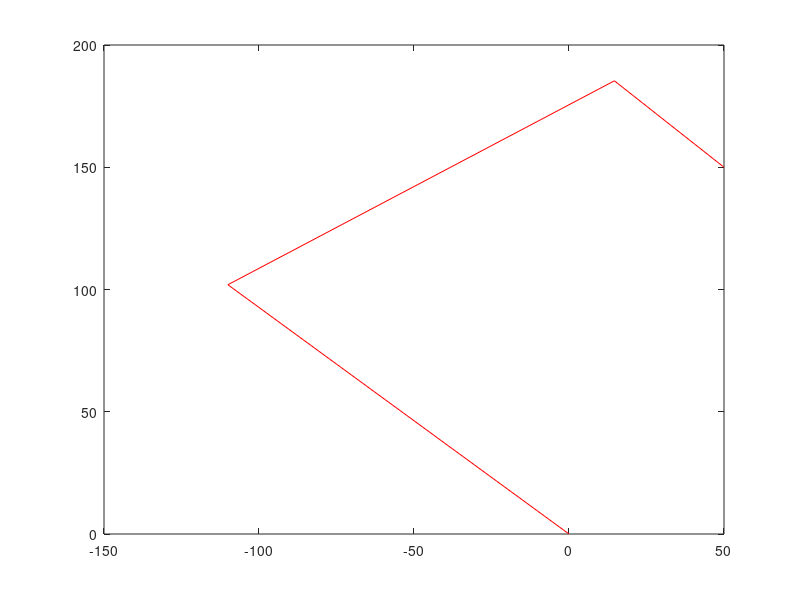

This figure's MATLAB source:

%Calculo y simulación brazo
%-----------------------------------------------------------------------------------------------------
%Descripción: Calculo y simulación de los angulos de un brazo de 3 grados de libertad dado una posicion X,Y en el plano
%
%Nicolás Guerrero Garcia
%
%Falta por añadir:
%-Detectar cuando el brazo no puede llegar al objetivo
%-Cuando se obtiene un angulo mayor que 180º desechar-> inalcanzable 
%
%Referencia: https://sites.google.com/site/proyectosroboticos/cinematica-inversa-ii

BaseX  = 0;      
BaseY  = 0 ;   
cabeceo=-pi/4;
x=50;
y=150+BaseY;

LongMunec=50;
LongBrazo=150;
LongAntBr=150;

%%
afx=cos(cabeceo)*LongMunec;

ladob=x-afx;
afy=sin(cabeceo)*LongMunec;
ladoa=y-afy-BaseY;
hipotenusa=sqrt((ladoa^2)+(ladob^2));
alfa =atan2(ladoa,ladob);
beta=acos((LongBrazo^2-LongAntBr^2+hipotenusa^2)/(2*LongBrazo*hipotenusa));
AngBrazo=alfa+beta;
gamma=acos((LongBrazo^2+LongAntBr^2-hipotenusa^2)/(2*LongBrazo*LongAntBr));
AngAntBr=-(pi-gamma);
AngMunec= cabeceo-AngBrazo-AngAntBr;



%Puntos para poder dibujar
%--------------------------------

PXa=LongBrazo* cos(AngBrazo);
PYa=LongBrazo*-sin(AngBrazo);

PXb=LongAntBr* cos(AngAntBr+AngBrazo);
PYb=LongAntBr*-sin(AngAntBr+AngBrazo);
PXc=LongMunec*cos(AngMunec+AngAntBr+AngBrazo);
PYc=LongMunec*-sin(AngMunec+AngAntBr+AngBrazo);

%Puntos para dibujar el brazo
%----------------------------
BrazoPY=PYa+BaseY;           
BrazoPX=PXa+BaseX;           

AntBrPY=PYb+PYa+BaseY;    
AntBrPX=PXb+PXa+BaseX;       
 

MunecPY=PYc+PYb+PYa+BaseY;   
MunecPX=PXc+PXb+PXa+BaseX;  

x1=[0 BrazoPX AntBrPX MunecPX];
y1=[0 -BrazoPY -AntBrPY -MunecPY];
plot(x1,y1,'r');
disp('Angulo Brazo (en grados)');
disp(AngBrazo*180/pi);
disp('Angulo Antebrazo (en grados)');
disp((AngAntBr*180/pi)+180);
disp('Angulo muñeca (en grados)');
disp((AngMunec*180/pi)+180);
